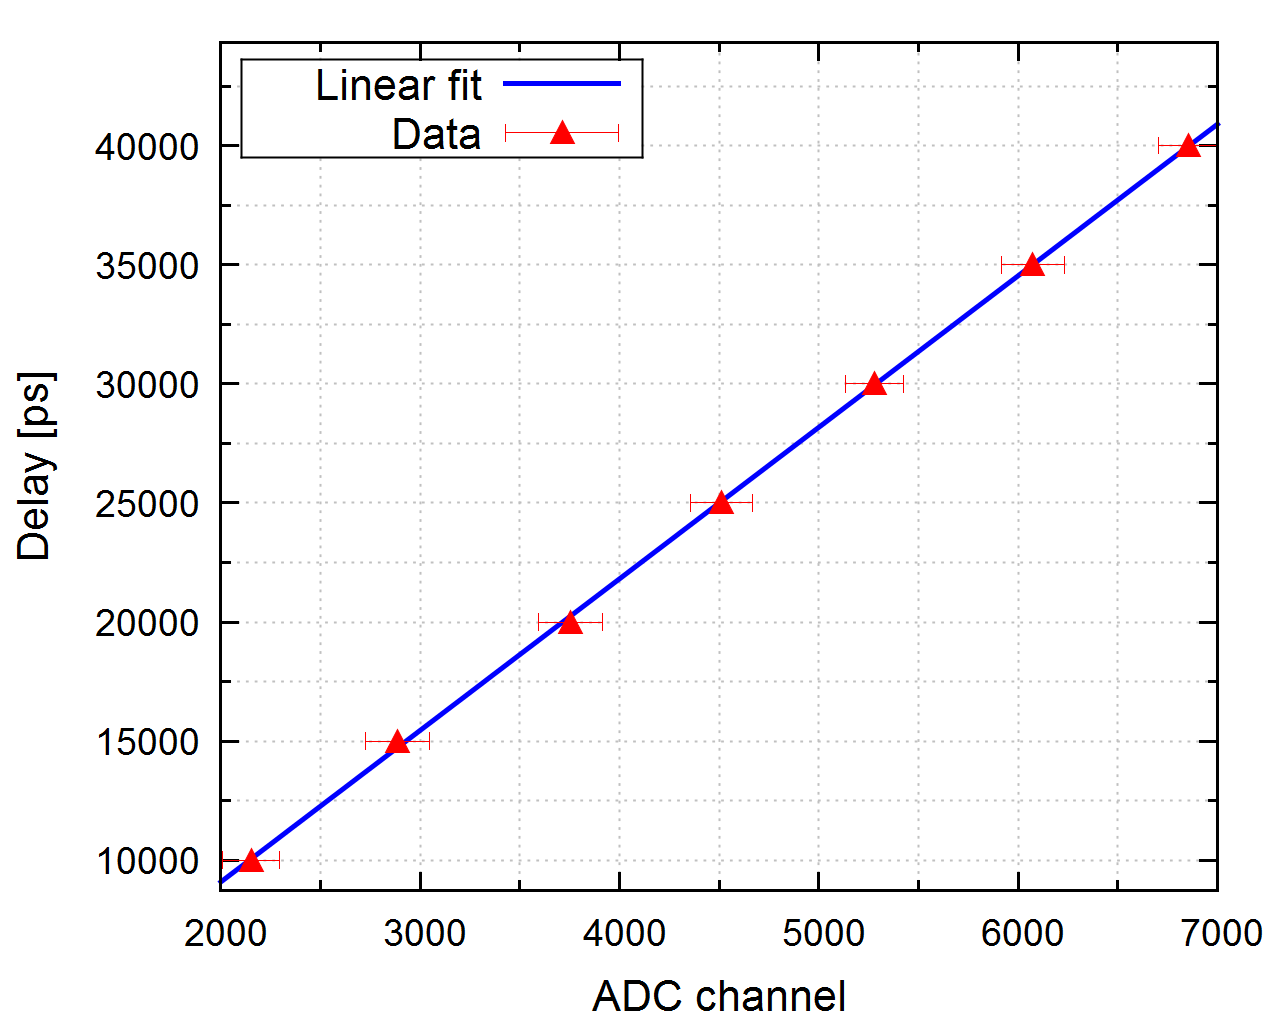

Recreate this plot in gnuplot.
# use with gnuplot

#set title "Single SiPM"

set terminal wxt size 1280,1024 enhanced font "Arial, 28"
set termoptions enhanced

set datafile sep ";"

set style line 101 lc "black" lt 1 lw 3 pt 9 ps 3 pi 2

set border front ls 101

set xlabel "ADC channel" offset 0 font "Arial, 32"
#set x2label "Time [ps]"
set ylabel "Delay [ps]" offset 0 font "Arial, 32"

#set key outside
set key left top box lw 2
set key font ",32"

#set ytics 100
set mytics 2
#set xtics 5
set mxtics 2

set grid lc "grey" lw 2
set grid mxtics
set grid mytics

set style line 1 lc "red" lt 1 lw 3 pt 9 ps 3 
set style line 2 lc "orange" 
set style line 3 lc "yellow" 
set style line 4 lc "green" 
set style line 5 lc "cyan" 
set style line 6 lc "blue" 
set style line 7 lc "#00008b" 

set xrange [2000:7000]
#set x2range [eichung(0):eichung(8191)]
#set x2tics

linfit(x)=m*x+b

fit linfit(x) "ze.csv" using 3:1 via m,b 

plot linfit(x) ls 6 lw 5 title "Linear fit", \
	"ze.csv" using 3:1:5 ps 4 pt 9 lc "red" with xerr title "Data", \
	
	
	
	
	
	
	
	
	
	
	
